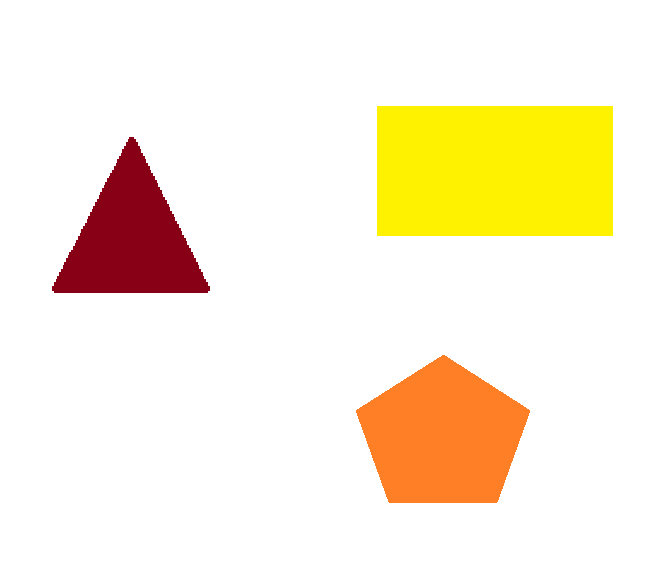
#> input picture Duc/Pic/shapes2.png, 672 x 562 px, found by its file name
$ jupyter execute 29-contour-moments-and-area2.ipynb
#> lines starting #> are read from the running program, lines starting #| are printed output that depends on the picture; after the words box and inside, x2 and y2 are one past the last pixel; in counts of white or black regions, pixels touching at a corner belong together
[cell 1]
import cv2
import numpy as np
from matplotlib import pyplot as plt

[cell 2]
image = cv2.imread('images/shapes2.png')
#> image is the input picture: shape (562, 672, 3); mean B, G, R 215.9, 239, 250.9

gray = cv2.cvtColor(image,cv2.COLOR_BGR2GRAY)
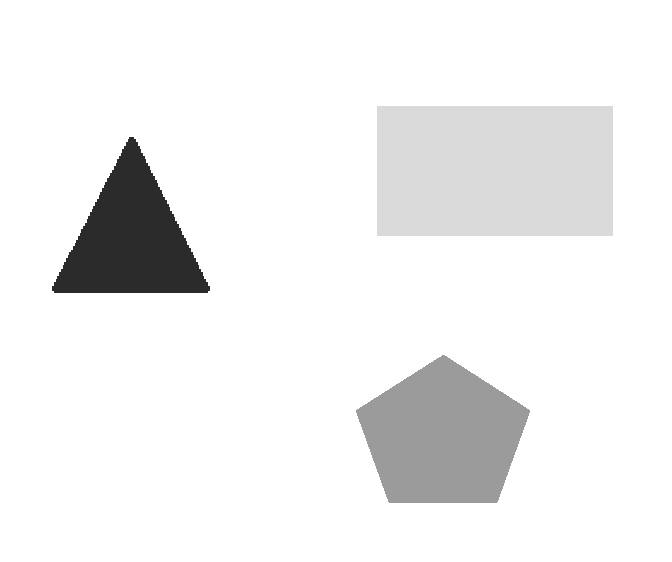
#> gray: shape (562, 672); min 43, max 255, mean 239.9
_, binary_image = cv2.threshold(gray, 245, 255, cv2.THRESH_BINARY_INV)
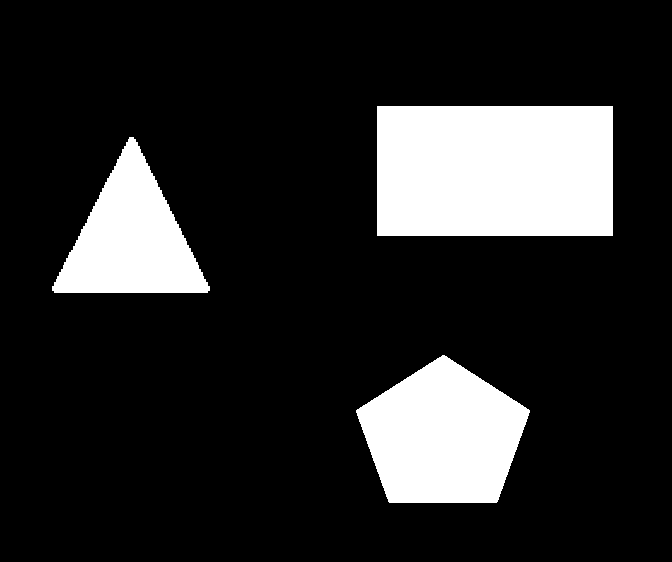
#> binary_image: shape (562, 672); 16.4% white; 3 white regions
contours, hierarchy = cv2.findContours(binary_image, cv2.RETR_EXTERNAL, cv2.CHAIN_APPROX_NONE)
#> contours = 3 contours; box (x1, y1, x2, y2) and area: (377, 106, 613, 236) 30315, (356, 355, 530, 503) 17775, (52, 137, 210, 293) 12794

for c in contours:
    M = cv2.moments(c)
    cx = int(M['m10'] / M['m00'])
    cy = int(M['m01'] / M['m00'])
    cv2.circle(image, (cx, cy), 5, (255,0,0), -1)
#> this loop made 3 passes
#> (cx, cy) on passes 1 to 3: (442, 435), (130, 239), (494, 170)
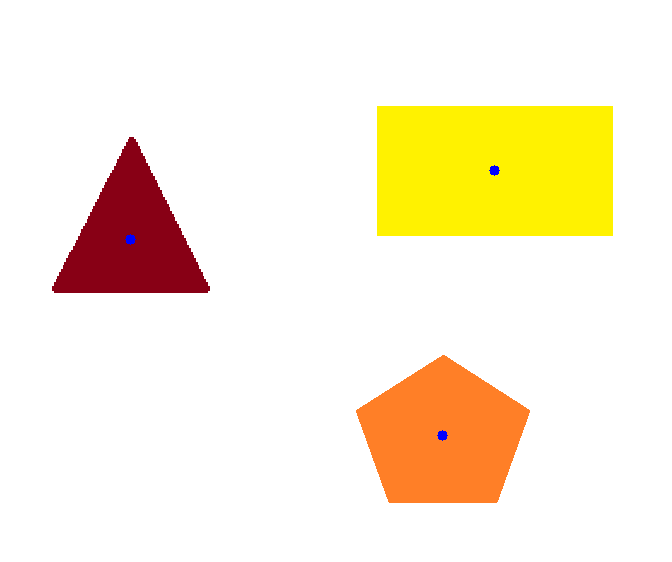
#> image: shape (562, 672, 3); 0.06% of pixels changed, all inside (x1, y1, x2, y2) = (125, 165, 500, 441)

plt.imshow(image[...,::-1])

[cell 3]
def get_contour_areas(contours):
    """returns the areas of all contours as list"""
    all_areas = []
    for cnt in contours:
        area = cv2.contourArea(cnt)
        all_areas.append(area)
    return all_areas


image = cv2.imread('images/shapes2.png')

gray = cv2.cvtColor(image,cv2.COLOR_BGR2GRAY)

_, binary_image = cv2.threshold(gray, 245, 255, cv2.THRESH_BINARY_INV)

contours, hierarchy = cv2.findContours(binary_image, cv2.RETR_EXTERNAL, cv2.CHAIN_APPROX_NONE)

sorted_contours = sorted(contours, key=cv2.contourArea, reverse=True)
#> sorted_contours has the same summary as contours

print("Sorted contor Areas")
print(get_contour_areas(sorted_contours))
#> the loop in get_contour_areas, `for cnt in contours:` made 3 passes
#> area on passes 1 to 3: 30315, 17775, 12794.5
#> after the loop in get_contour_areas, `for cnt in contours:`: all_areas = [30315, 17775, 12794.5]
#| [30315.0, 17775.0, 12794.5]

for (i,c) in enumerate(sorted_contours):
    M = cv2.moments(c)
    cx = int(M['m10'] / M['m00'])
    cy = int(M['m01'] / M['m00'])
    cv2.putText(image, str(i+1), (cx, cy), cv2.FONT_HERSHEY_SIMPLEX, 2, (0, 255, 0), 3)
    cv2.drawContours(image, [c], -1, (255,0,0), 3)
    cv2.circle(image, (cx, cy), 10, (255,0,0), -1)
#> this loop made 3 passes
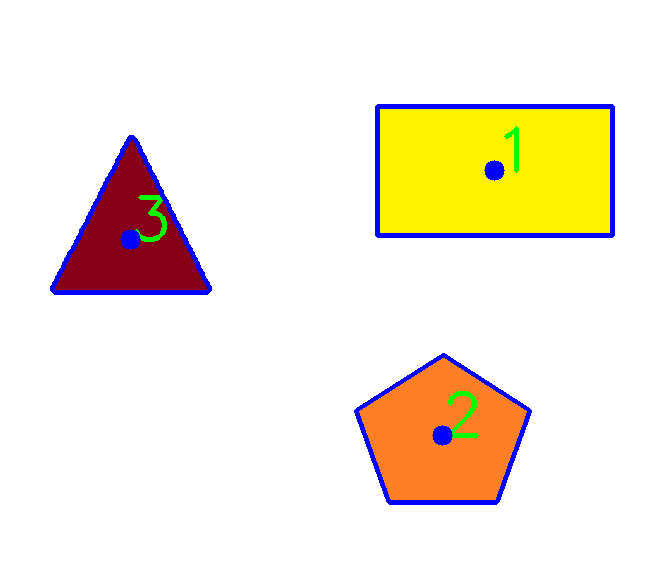
#> image: shape (562, 672, 3); 2.79% of pixels changed, all inside (x1, y1, x2, y2) = (50, 104, 615, 505)

plt.imshow(image[...,::-1])

[cell 4]
import cv2
import numpy as np

# Function we'll use to display contour area

def get_contour_areas(contours):
    """returns the areas of all contours as list"""
    all_areas = []
    for cnt in contours:
        area = cv2.contourArea(cnt)
        all_areas.append(area)
    return all_areas

# Load our image
input_image = cv2.imread('images/balloon.png')
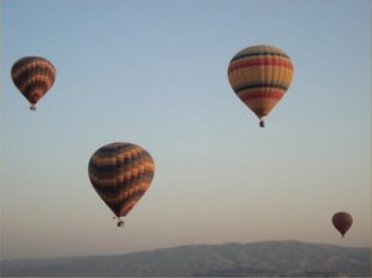
#> input picture Duc/Pic/balloon.png, 372 x 278 px, found by its file name
#> input_image is the input picture: shape (278, 372, 3); mean B, G, R 157, 154.6, 149.1

# convert image to grayscale
gray_image = cv2.cvtColor(input_image, cv2.COLOR_BGR2GRAY)
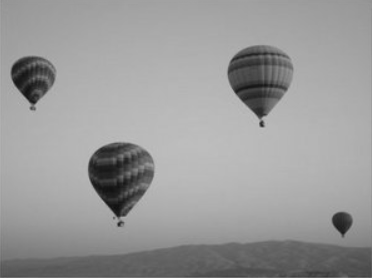
#> gray_image: shape (278, 372); min 14, max 191, mean 153.2

# invert black and white
_, binary_image = cv2.threshold(gray_image,127,255,cv2.THRESH_BINARY_INV)
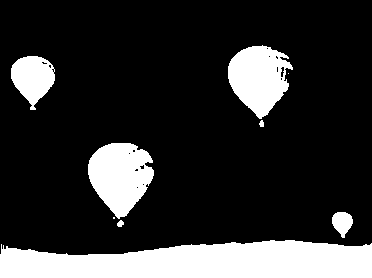
#> binary_image: shape (278, 372); 19.3% white; 9 white regions (2 under 20 px), largest, box (x1, y1, x2, y2) and area: (0, 240, 372, 278) 11442, (88, 143, 154, 219) 3432, (228, 45, 293, 119) 3140


# Let's define our kernel size
kernel = cv2.getStructuringElement(cv2.MORPH_ELLIPSE, (5, 5), (2, 2))
#> kernel = [[0, 0, 1, 0, 0], [1, 1, 1, 1, 1], [1, 1, 1, 1, 1], [1, 1, 1, 1, 1], [0, 0, 1, 0, 0]]
closing = cv2.morphologyEx(binary_image, cv2.MORPH_CLOSE, kernel)
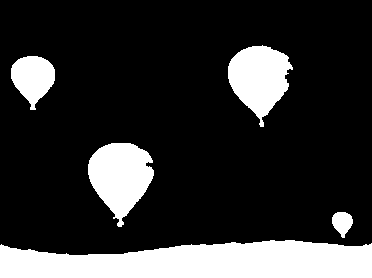
#> closing: shape (278, 372); 19.5% white; 5 white regions

# Find contours and print how many were found
contours, hierarchy = cv2.findContours(closing, cv2.RETR_EXTERNAL, cv2.CHAIN_APPROX_NONE)
#> contours = 5 contours; box (x1, y1, x2, y2) and area: (0, 240, 372, 278) 11060, (88, 143, 154, 227) 3408, (228, 45, 293, 127) 3134, (11, 56, 55, 110) 1492, (332, 212, 353, 238) 338

# Sort contours large to small by area
sorted_contours = sorted(contours, key=cv2.contourArea, reverse=True)
#> sorted_contours has the same summary as contours

print("Sorted contor Areas")
print(get_contour_areas(sorted_contours))
#> the loop in get_contour_areas, `for cnt in contours:` made 5 passes
#> area on passes 1 to 5: 11060, 3408.5, 3133.5, 1491.5, 337.5
#> after the loop in get_contour_areas, `for cnt in contours:`: all_areas = [11060, 3408.5, 3133.5, 1491.5, 337.5]
#| [11060.0, 3408.5, 3133.5, 1491.5, 337.5]

# Iterate over our contours and draw one at a time
for (i,c) in enumerate(sorted_contours):
    M = cv2.moments(c)
    cx = int(M['m10'] / M['m00'])
    cy = int(M['m01'] / M['m00'])
    cv2.putText(input_image, str(i+1), (cx, cy), cv2.FONT_HERSHEY_SIMPLEX, 2, (0, 255, 0), 3)
    cv2.drawContours(input_image, [c], -1, (255,0,0), 3)
    cv2.circle(image, (cx, cy), 10, (255,255,255), -1)
#> this loop made 5 passes
#> (cx, cy) on passes 1 to 5: (198, 261), (120, 175), (258, 77), (32, 77), (341, 222)
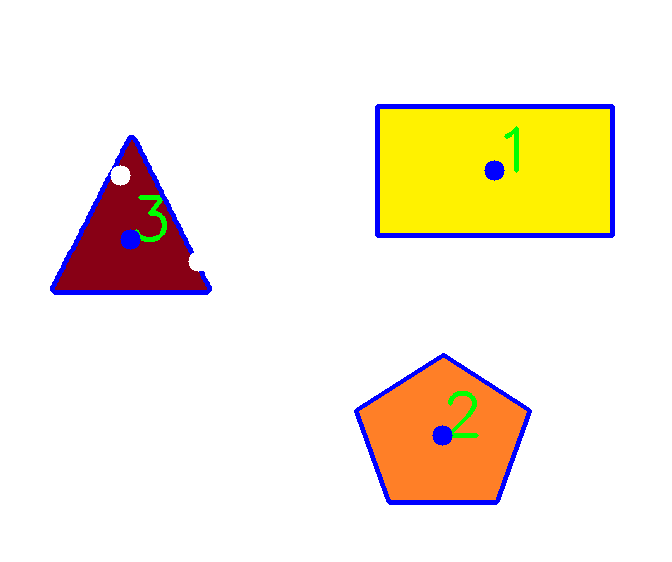
#> image: shape (562, 672, 3); 0.13% of pixels changed, all inside (x1, y1, x2, y2) = (110, 165, 203, 272)
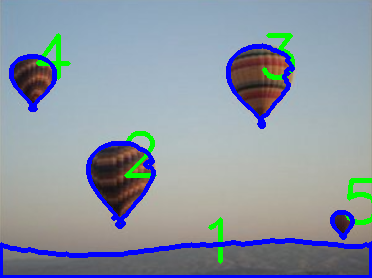
#> input_image: shape (278, 372, 3); 7.83% of pixels changed, all inside (x1, y1, x2, y2) = (0, 33, 372, 278)

plt.imshow(input_image[...,::-1])
